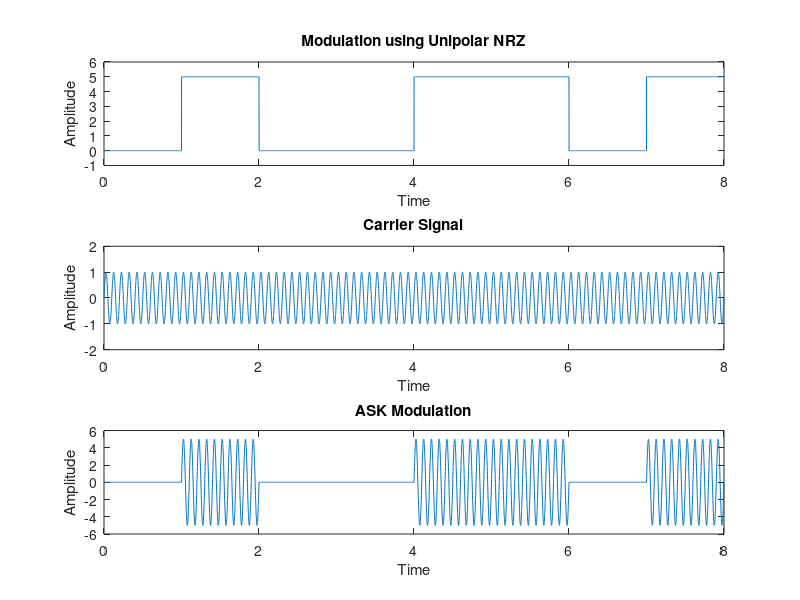

Write the MATLAB code that produced this figure.
clc;
clear all;
close all;

x = [ 0 1 0 0 1 1 0 1 ]
bitrate = 1;
V = 5;
F = 1000;

## Modulation using Unipolar NRZ
mod = [];
t = 0 : 1/F : length(x)/bitrate;
index = 1;

for i=1:length(t)
  if x(index) == 1
    mod(i) = V;
  else 
    mod(i) = 0;
  endif
  
  if t(i)*bitrate >= index
    index += 1;
  endif
endfor

subplot(3, 1, 1);
plot(t, mod);
xlabel('Time');
ylabel('Amplitude');
xlim([0, length(x)/bitrate]);
ylim([-1, V+1]);
title('Modulation using Unipolar NRZ');


## Modulation using ASK
Fc = 10;
a = 1;
xc = a * sin(2*pi*Fc*t);

subplot(3, 1, 2);
plot(t, xc);
xlabel('Time');
ylabel('Amplitude');
xlim([0, length(x)/bitrate]);
ylim([-2, +2]);
title('Carrier Signal');


mod1 = mod .* xc;
subplot(3, 1, 3);
plot(t, mod1);
xlabel('Time');
ylabel('Amplitude');
xlim([0, length(x)/bitrate]);
ylim([-V-1, V+1]);
title('ASK Modulation');


## Demodulation
index = 1;
demod = [];

for i=1:length(mod)
  if mod(i) != 0
    demod(index) = 1;
  else
    demod(index) = 0;
  endif
  
  if t(i)*bitrate >= index
    index += 1;
  endif
endfor

demod